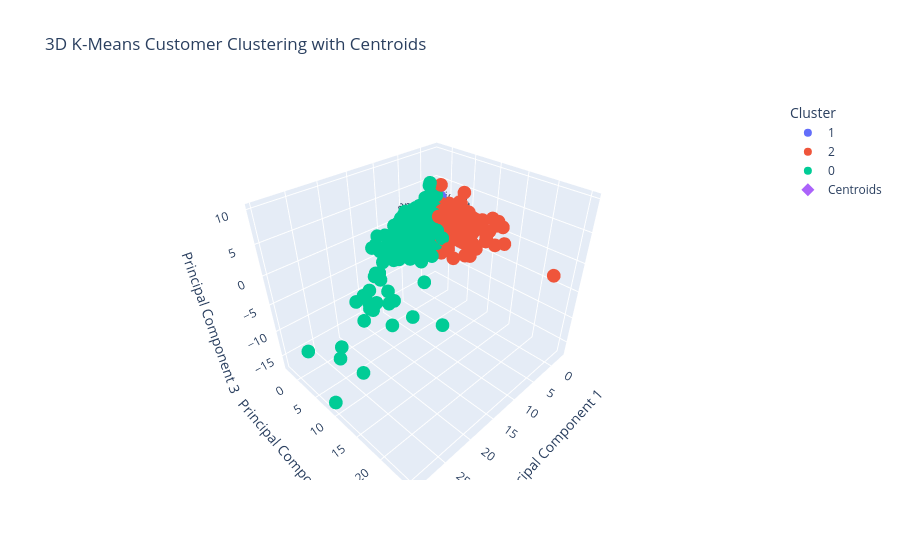

The cell this chart's notebook holds for it:
### Code cell
centroids_pca_3d = pca_3d.transform(centroids_scaled)

centroid_df = pd.DataFrame({
    "PC1": centroids_pca_3d[:, 0],
    "PC2": centroids_pca_3d[:, 1],
    "PC3": centroids_pca_3d[:, 2],
    "Cluster": ["Centroid 0", "Centroid 1", "Centroid 2"]
})

fig = px.scatter_3d(
    plot_df,
    x="PC1",
    y="PC2",
    z="PC3",
    color="Cluster",
    title="3D K-Means Customer Clustering with Centroids",
    labels={
        "PC1": "Principal Component 1",
        "PC2": "Principal Component 2",
        "PC3": "Principal Component 3"
    }
)

fig.add_scatter3d(
    x=centroid_df["PC1"],
    y=centroid_df["PC2"],
    z=centroid_df["PC3"],
    mode="markers+text",
    text=centroid_df["Cluster"],
    textposition="top center",
    marker=dict(
        size=10,
        symbol="diamond"
    ),
    name="Centroids"
)

fig.show()

### Figure 1 — Plotly figure (JSON) as saved in the notebook; plotly's stock layout.template omitted (floating-point values rounded to 4 significant figures; data arrays with more than 128 entries replaced by an {"elided": "..."} marker saying what was removed)
{"data": [{"hovertemplate": "Cluster=1<br>Principal Component 1=%{x}<br>Principal Component 2=%{y}<br>Principal Component 3=%{z}<extra></extra>", "legendgroup": "1", "marker": {"color": "#636efa", "symbol": "circle"}, "mode": "markers", "name": "1", "scene": "scene", "showlegend": true, "type": "scatter3d", "x": {"elided": "6114 float values"}, "y": {"elided": "6114 float values"}, "z": {"elided": "6114 float values"}}, {"hovertemplate": "Cluster=2<br>Principal Component 1=%{x}<br>Principal Component 2=%{y}<br>Principal Component 3=%{z}<extra></extra>", "legendgroup": "2", "marker": {"color": "#EF553B", "symbol": "circle"}, "mode": "markers", "name": "2", "scene": "scene", "showlegend": true, "type": "scatter3d", "x": {"elided": "1561 float values"}, "y": {"elided": "1561 float values"}, "z": {"elided": "1561 float values"}}, {"hovertemplate": "Cluster=0<br>Principal Component 1=%{x}<br>Principal Component 2=%{y}<br>Principal Component 3=%{z}<extra></extra>", "legendgroup": "0", "marker": {"color": "#00cc96", "symbol": "circle"}, "mode": "markers", "name": "0", "scene": "scene", "showlegend": true, "type": "scatter3d", "x": {"elided": "1275 float values"}, "y": {"elided": "1275 float values"}, "z": {"elided": "1275 float values"}}, {"marker": {"size": 10, "symbol": "diamond"}, "mode": "markers+text", "name": "Centroids", "text": ["Centroid 0", "Centroid 1", "Centroid 2"], "textposition": "top center", "type": "scatter3d", "x": [3.815, -0.6076, -0.742], "y": [-0.1886, -0.7315, 3.021], "z": [-0.07573, -0.05206, 0.266]}], "layout": {"legend": {"title": {"text": "Cluster"}, "tracegroupgap": 0}, "scene": {"domain": {"x": [0, 1], "y": [0, 1]}, "xaxis": {"title": {"text": "Principal Component 1"}}, "yaxis": {"title": {"text": "Principal Component 2"}}, "zaxis": {"title": {"text": "Principal Component 3"}}}, "title": {"text": "3D K-Means Customer Clustering with Centroids"}}}
